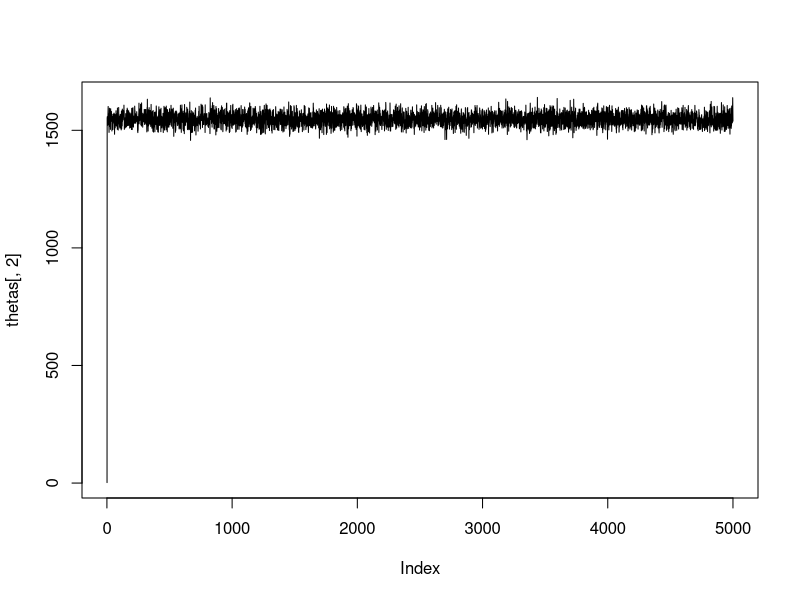

The R script that drew this image:
data <- read.table("rainfall.dat", header=FALSE)
mu0    <- 20 # 0.5 cm
tau0   <- 5  # Variance of expected rainfall
nu0    <- 3  # Variance of expected value of variance
sigma0 <- 5  # Expected value of variance

nIter  <- 5000
theta0 <- c(20, 2)
x      <- data[,1]
n      <- length(x)

rinvchisq <- function(vx, sigmax, draws) {
  vx*sigmax/rchisq(draws, vx)
}

Mu.Conditional.Posterior.Draw <- function(sigma2) {
  taun <- sqrt(1/(n/sigma2 + 1/tau0^2))
  w    <- (n/sigma2) / (n/sigma2 + 1/tau0^2)
  mun  <- w*mean(x) + (1 - w) * mu0
  rnorm(1, mun, taun)
}

Sigma.Conditional.Posterior.Draw <- function(mu) {
  nun    <- n + nu0
  sigman <- (nu0*sigma0^2 + sum((x-mu)^2)) / nun
  rinvchisq(nun, sigman, 1)
}

Gibbs <- function(theta_t) {
  mu     <- Mu.Conditional.Posterior.Draw(theta_t[2])
  sigma2 <- Sigma.Conditional.Posterior.Draw(mu)
  c(mu, sigma2)
}

thetas     <- matrix(rep(0, nIter*2), nrow = nIter)
thetas[1,] <- theta0

for(i in 2:nIter) {
  thetas[i,] <- Gibbs(thetas[i-1,])
}

plot(thetas[,2], type='l')

#Reduce(Gibbs, rep(2, 10), theta0, accumulate = TRUE)


